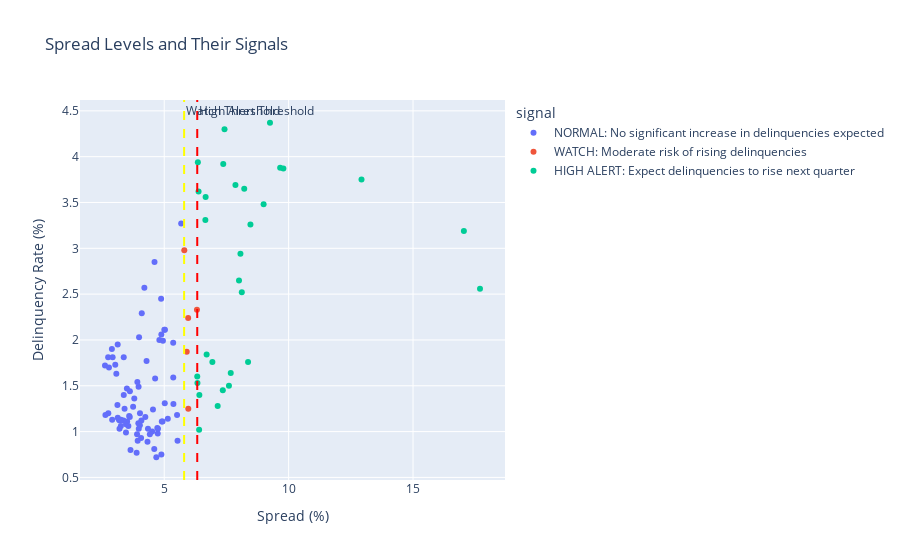

Notebook cell for this chart:
### Code cell
def analyze_spread_signals(df):
    """
    Analyze the relationship between spreads and delinquencies, create signals,
    and evaluate their accuracy.
    """
    # Calculate historical mean and create signals
    historical_mean = df['quarterly_spread'].mean()

    def interpret_spread_signal(current_spread, historical_mean):
        if current_spread > (historical_mean * 1.2):
            return "HIGH ALERT: Expect delinquencies to rise next quarter"
        elif current_spread > (historical_mean * 1.1):
            return "WATCH: Moderate risk of rising delinquencies"
        return "NORMAL: No significant increase in delinquencies expected"

    # Create analysis dataframe with signals and future delinquencies
    df['signal'] = df['quarterly_spread'].apply(
        lambda x: interpret_spread_signal(x, historical_mean)
    )
    df['next_quarter_delinq'] = df['delinquency_rate_loans'].shift(-1)
    df['delinquency_increased'] = df['next_quarter_delinq'] > df['delinquency_rate_loans']

    # Create visualization
    fig = px.scatter(df,
                    x='quarterly_spread',
                    y='delinquency_rate_loans',
                    color='signal',
                    hover_data=['quarter'],
                    title='Spread Levels and Their Signals',
                    labels={
                        'quarterly_spread': 'Spread (%)',
                        'delinquency_rate_loans': 'Delinquency Rate (%)'
                    })

    # Add threshold lines
    fig.add_vline(x=historical_mean * 1.2,
                  line_dash="dash",
                  annotation_text="High Alert Threshold",
                  line_color="red")
    fig.add_vline(x=historical_mean * 1.1,
                  line_dash="dash",
                  annotation_text="Watch Threshold",
                  line_color="yellow")

    # Calculate accuracy metrics
    signal_accuracy = df.groupby('signal')['delinquency_increased'].agg([
        'count',  # number of signals
        'mean',   # accuracy rate
        'sum'     # number of correct predictions
    ]).round(2)

    # Calculate crisis period accuracy (2008-2009)
    crisis_accuracy = df[df['quarter'].str.contains('2008|2009')].groupby('signal')['delinquency_increased'].mean()

    # Print analysis results
    print(f"\nHistorical Mean Spread: {historical_mean:.2f}%")
    print(f"Watch Threshold (110%): {historical_mean * 1.1:.2f}%")
    print(f"High Alert Threshold (120%): {historical_mean * 1.2:.2f}%")

    print("\nRecent Market Signals:")
    print(df[['quarter', 'quarterly_spread', 'signal']].tail())

    print("\nSignal Accuracy Analysis:")
    print(signal_accuracy)

    print("\nAccuracy During Financial Crisis (2008-2009):")
    print(crisis_accuracy)

    return fig

# Run the analysis
fig = analyze_spread_signals(df_viz)
fig.show()

### Figure 1 — Plotly figure (JSON) as saved in the notebook; plotly's stock layout.template omitted (floating-point values rounded to 4 significant figures)
{"data": [{"customdata": [["4Q96"], ["1Q97"], ["2Q97"], ["3Q97"], ["4Q97"], ["1Q98"], ["2Q98"], ["3Q98"], ["1Q99"], ["2Q99"], ["3Q99"], ["4Q99"], ["1Q00"], ["3Q03"], ["4Q03"], ["1Q04"], ["2Q04"], ["3Q04"], ["4Q04"], ["1Q05"], ["2Q05"], ["3Q05"], ["4Q05"], ["1Q06"], ["2Q06"], ["3Q06"], ["4Q06"], ["1Q07"], ["2Q07"], ["3Q07"], ["4Q07"], ["1Q11"], ["2Q11"], ["4Q12"], ["1Q13"], ["2Q13"], ["3Q13"], ["4Q13"], ["1Q14"], ["2Q14"], ["3Q14"], ["4Q14"], ["1Q15"], ["2Q15"], ["3Q15"], ["3Q16"], ["4Q16"], ["1Q17"], ["2Q17"], ["3Q17"], ["4Q17"], ["1Q18"], ["2Q18"], ["3Q18"], ["4Q18"], ["1Q19"], ["2Q19"], ["3Q19"], ["4Q19"], ["1Q20"], ["3Q20"], ["4Q20"], ["1Q21"], ["2Q21"], ["3Q21"], ["4Q21"], ["1Q22"], ["2Q22"], ["3Q22"], ["4Q22"], ["1Q23"], ["2Q23"], ["3Q23"], ["4Q23"], ["1Q24"], ["2Q24"], ["3Q24"], ["4Q24"]], "hovertemplate": "signal=NORMAL: No significant increase in delinquencies expected<br>Spread (%)=%{x}<br>Delinquency Rate (%)=%{y}<br>quarter=%{customdata[0]}<extra></extra>", "legendgroup": "NORMAL: No significant increase in delinquencies expected", "marker": {"color": "#636efa", "symbol": "circle"}, "mode": "markers", "name": "NORMAL: No significant increase in delinquencies expected", "orientation": "v", "showlegend": true, "type": "scatter", "x": [3.13, 2.897, 2.747, 2.62, 2.781, 2.927, 3.033, 4.29, 5.361, 4.805, 4.885, 4.949, 5.029, 5.682, 4.611, 4.202, 4.098, 3.989, 3.373, 3.076, 3.971, 3.5, 3.621, 3.374, 3.12, 3.407, 3.132, 2.753, 2.637, 4.026, 5.022, 4.875, 5.005, 5.517, 4.904, 4.723, 4.739, 4.328, 3.934, 3.646, 3.891, 4.683, 4.887, 4.6, 5.536, 5.364, 4.635, 3.921, 3.798, 3.75, 3.592, 3.509, 3.465, 3.463, 4.071, 4.24, 4.022, 4.082, 3.961, 5.144, 5.37, 4.549, 3.616, 3.257, 3.203, 3.214, 3.559, 4.347, 4.931, 4.749, 4.424, 4.517, 3.909, 3.978, 3.365, 3.18, 3.26, 2.908], "xaxis": "x", "y": [1.95, 1.9, 1.81, 1.72, 1.7, 1.81, 1.73, 1.77, 1.97, 2, 2.06, 1.99, 2.11, 3.27, 2.85, 2.57, 2.29, 2.03, 1.81, 1.63, 1.49, 1.47, 1.44, 1.4, 1.29, 1.25, 1.15, 1.2, 1.18, 1.2, 1.31, 2.45, 2.11, 1.18, 1.11, 1.04, 0.98, 0.89, 0.9, 0.8, 0.77, 0.72, 0.75, 0.81, 0.9, 1.59, 1.58, 1.54, 1.36, 1.27, 1.17, 1.11, 1.08, 0.99, 0.93, 1.16, 1.07, 1.12, 1.09, 1.14, 1.3, 1.24, 1.16, 1.06, 1.03, 1.12, 1.06, 1.03, 1.11, 1.03, 0.97, 1, 0.97, 1.03, 1.12, 1.13, 1.13, 1.13], "yaxis": "y"}, {"customdata": [["4Q98"], ["2Q00"], ["3Q00"], ["4Q10"], ["3Q12"]], "hovertemplate": "signal=WATCH: Moderate risk of rising delinquencies<br>Spread (%)=%{x}<br>Delinquency Rate (%)=%{y}<br>quarter=%{customdata[0]}<extra></extra>", "legendgroup": "WATCH: Moderate risk of rising delinquencies", "marker": {"color": "#EF553B", "symbol": "circle"}, "mode": "markers", "name": "WATCH: Moderate risk of rising delinquencies", "orientation": "v", "showlegend": true, "type": "scatter", "x": [5.905, 5.963, 6.316, 5.807, 5.968], "xaxis": "x", "y": [1.87, 2.24, 2.33, 2.98, 1.25], "yaxis": "y"}, {"customdata": [["4Q00"], ["1Q01"], ["2Q01"], ["3Q01"], ["4Q01"], ["1Q02"], ["2Q02"], ["3Q02"], ["4Q02"], ["1Q03"], ["2Q03"], ["1Q08"], ["2Q08"], ["3Q08"], ["4Q08"], ["1Q09"], ["2Q09"], ["3Q09"], ["4Q09"], ["1Q10"], ["2Q10"], ["3Q10"], ["3Q11"], ["4Q11"], ["1Q12"], ["2Q12"], ["4Q15"], ["1Q16"], ["2Q16"], ["2Q20"]], "hovertemplate": "signal=HIGH ALERT: Expect delinquencies to rise next quarter<br>Spread (%)=%{x}<br>Delinquency Rate (%)=%{y}<br>quarter=%{customdata[0]}<extra></extra>", "legendgroup": "HIGH ALERT: Expect delinquencies to rise next quarter", "marker": {"color": "#00cc96", "symbol": "circle"}, "mode": "markers", "name": "HIGH ALERT: Expect delinquencies to rise next quarter", "orientation": "v", "showlegend": true, "type": "scatter", "x": [8.118, 8.006, 8.064, 8.465, 8.995, 7.863, 7.373, 9.66, 9.789, 8.216, 6.665, 7.355, 6.936, 8.37, 17.69, 17.04, 12.93, 9.251, 7.423, 6.352, 6.381, 6.654, 6.704, 7.674, 6.336, 6.413, 6.402, 7.602, 6.328, 7.149], "xaxis": "x", "y": [2.52, 2.65, 2.94, 3.26, 3.48, 3.69, 3.92, 3.88, 3.87, 3.65, 3.56, 1.45, 1.76, 1.76, 2.56, 3.19, 3.75, 4.37, 4.3, 3.94, 3.62, 3.31, 1.84, 1.64, 1.53, 1.4, 1.02, 1.5, 1.6, 1.28], "yaxis": "y"}], "layout": {"annotations": [{"showarrow": false, "text": "High Alert Threshold", "x": 6.327, "xanchor": "left", "xref": "x", "y": 1, "yanchor": "top", "yref": "y domain"}, {"showarrow": false, "text": "Watch Threshold", "x": 5.8, "xanchor": "left", "xref": "x", "y": 1, "yanchor": "top", "yref": "y domain"}], "legend": {"title": {"text": "signal"}, "tracegroupgap": 0}, "shapes": [{"line": {"color": "red", "dash": "dash"}, "type": "line", "x0": 6.327, "x1": 6.327, "xref": "x", "y0": 0, "y1": 1, "yref": "y domain"}, {"line": {"color": "yellow", "dash": "dash"}, "type": "line", "x0": 5.8, "x1": 5.8, "xref": "x", "y0": 0, "y1": 1, "yref": "y domain"}], "title": {"text": "Spread Levels and Their Signals"}, "xaxis": {"anchor": "y", "domain": [0, 1], "title": {"text": "Spread (%)"}}, "yaxis": {"anchor": "x", "domain": [0, 1], "title": {"text": "Delinquency Rate (%)"}}}}
